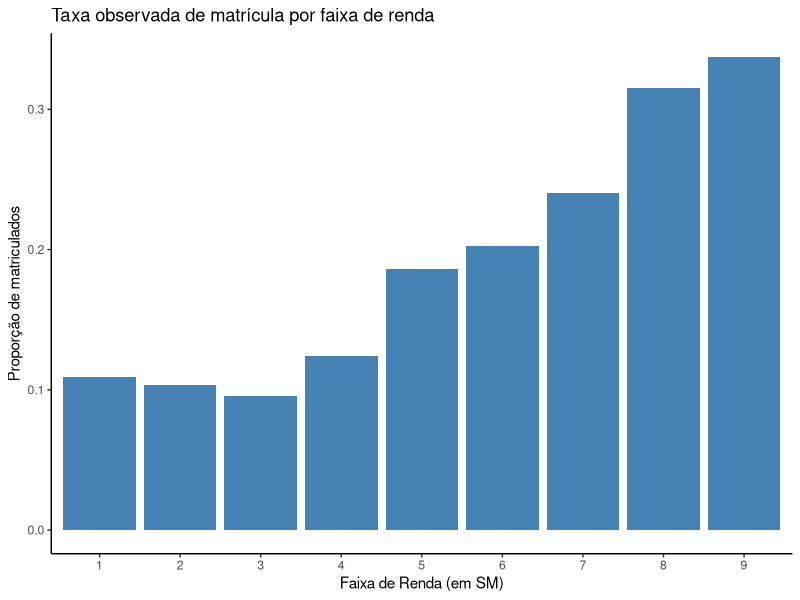

The R source for this figure:
library(tidyverse)

# Importando base de dados ------------------------------------------------

fuvest <- readxl::read_xlsx("dados/fuvest_tratado.xlsx")
fuvest <- fuvest |> 
  tidyr::drop_na()


# Visualização --------------------------------------------------

fuvest %>%
  group_by(renda) %>%
  summarise(taxa_matricula = mean(matricula)) %>%
  ggplot(aes(x = renda, y = taxa_matricula)) +
  geom_col(fill = "steelblue") +
  labs(title = "Taxa observada de matrícula por faixa de renda",
       x = "Faixa de Renda (em SM)",
       y = "Proporção de matriculados") +
  theme_classic()
